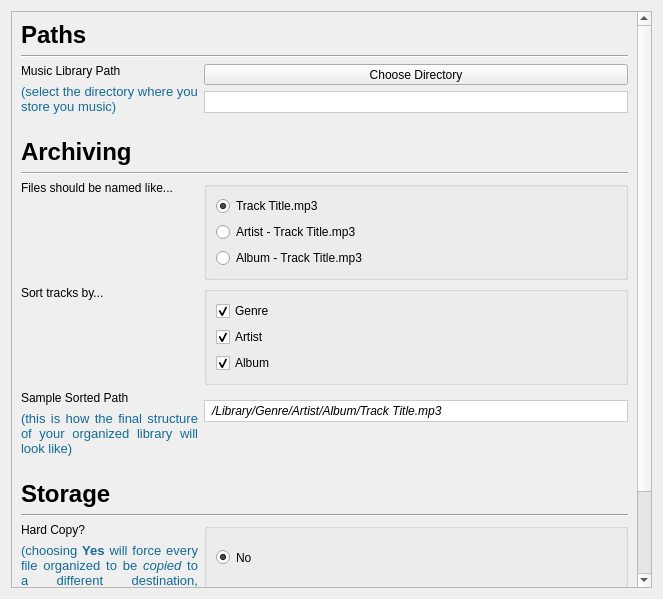
<?xml version="1.0" encoding="UTF-8"?>
<ui version="4.0">
 <class>Form</class>
 <widget class="QWidget" name="Form">
  <property name="geometry">
   <rect>
    <x>0</x>
    <y>0</y>
    <width>663</width>
    <height>599</height>
   </rect>
  </property>
  <property name="windowTitle">
   <string>Form</string>
  </property>
  <layout class="QGridLayout" name="gridLayout">
   <item row="0" column="0">
    <widget class="QScrollArea" name="scrollArea">
     <property name="sizePolicy">
      <sizepolicy hsizetype="Preferred" vsizetype="Preferred">
       <horstretch>0</horstretch>
       <verstretch>0</verstretch>
      </sizepolicy>
     </property>
     <property name="frameShadow">
      <enum>QFrame::Sunken</enum>
     </property>
     <property name="horizontalScrollBarPolicy">
      <enum>Qt::ScrollBarAlwaysOff</enum>
     </property>
     <property name="widgetResizable">
      <bool>true</bool>
     </property>
     <widget class="QWidget" name="scrollAreaWidgetContents">
      <property name="geometry">
       <rect>
        <x>0</x>
        <y>-148</y>
        <width>620</width>
        <height>723</height>
       </rect>
      </property>
      <layout class="QGridLayout" name="gridLayout_7">
       <item row="0" column="0">
        <layout class="QGridLayout" name="gridLayout_6">
         <property name="sizeConstraint">
          <enum>QLayout::SetMinAndMaxSize</enum>
         </property>
         <item row="0" column="0">
          <widget class="QLabel" name="label_5">
           <property name="styleSheet">
            <string notr="true">font-weight: bold;
font-size: 18pt;</string>
           </property>
           <property name="text">
            <string>Paths</string>
           </property>
           <property name="alignment">
            <set>Qt::AlignLeading|Qt::AlignLeft|Qt::AlignTop</set>
           </property>
          </widget>
         </item>
         <item row="1" column="0" colspan="2">
          <widget class="Line" name="line_2">
           <property name="orientation">
            <enum>Qt::Horizontal</enum>
           </property>
          </widget>
         </item>
         <item row="2" column="0">
          <layout class="QVBoxLayout" name="verticalLayout_9">
           <item>
            <widget class="QLabel" name="label_6">
             <property name="sizePolicy">
              <sizepolicy hsizetype="Preferred" vsizetype="Fixed">
               <horstretch>0</horstretch>
               <verstretch>0</verstretch>
              </sizepolicy>
             </property>
             <property name="text">
              <string>Music Library Path</string>
             </property>
             <property name="alignment">
              <set>Qt::AlignLeading|Qt::AlignLeft|Qt::AlignTop</set>
             </property>
            </widget>
           </item>
           <item>
            <widget class="QLabel" name="label_13">
             <property name="sizePolicy">
              <sizepolicy hsizetype="Preferred" vsizetype="Fixed">
               <horstretch>0</horstretch>
               <verstretch>0</verstretch>
              </sizepolicy>
             </property>
             <property name="text">
              <string>&lt;!DOCTYPE HTML PUBLIC &quot;-//W3C//DTD HTML 4.0//EN&quot; &quot;http://www.w3.org/TR/REC-html40/strict.dtd&quot;&gt;
&lt;html&gt;&lt;head&gt;&lt;meta name=&quot;qrichtext&quot; content=&quot;1&quot; /&gt;&lt;style type=&quot;text/css&quot;&gt;
p, li { white-space: pre-wrap; }
&lt;/style&gt;&lt;/head&gt;&lt;body style=&quot; font-family:'Lucida Grande'; font-size:13pt; font-weight:400; font-style:normal;&quot;&gt;
&lt;p style=&quot; margin-top:0px; margin-bottom:0px; margin-left:0px; margin-right:0px; -qt-block-indent:0; text-indent:0px;&quot;&gt;&lt;span style=&quot; font-size:10pt; color:#146b95;&quot;&gt;(select the directory where you store you music)&lt;/span&gt;&lt;/p&gt;&lt;/body&gt;&lt;/html&gt;</string>
             </property>
             <property name="textFormat">
              <enum>Qt::RichText</enum>
             </property>
             <property name="alignment">
              <set>Qt::AlignLeading|Qt::AlignLeft|Qt::AlignTop</set>
             </property>
             <property name="wordWrap">
              <bool>true</bool>
             </property>
            </widget>
           </item>
           <item>
            <spacer name="verticalSpacer_6">
             <property name="orientation">
              <enum>Qt::Vertical</enum>
             </property>
             <property name="sizeType">
              <enum>QSizePolicy::Fixed</enum>
             </property>
             <property name="sizeHint" stdset="0">
              <size>
               <width>20</width>
               <height>5</height>
              </size>
             </property>
            </spacer>
           </item>
          </layout>
         </item>
         <item row="2" column="1">
          <layout class="QVBoxLayout" name="verticalLayout_10">
           <item>
            <widget class="QToolButton" name="chooseLibraryPath">
             <property name="sizePolicy">
              <sizepolicy hsizetype="Preferred" vsizetype="Fixed">
               <horstretch>0</horstretch>
               <verstretch>0</verstretch>
              </sizepolicy>
             </property>
             <property name="text">
              <string>Choose Directory</string>
             </property>
            </widget>
           </item>
           <item>
            <widget class="QLineEdit" name="libraryPath">
             <property name="styleSheet">
              <string notr="true">border: 1px solid #ccc;
padding: 2px 5px;
font: italic;</string>
             </property>
             <property name="readOnly">
              <bool>true</bool>
             </property>
            </widget>
           </item>
           <item>
            <spacer name="verticalSpacer_5">
             <property name="orientation">
              <enum>Qt::Vertical</enum>
             </property>
             <property name="sizeType">
              <enum>QSizePolicy::Fixed</enum>
             </property>
             <property name="sizeHint" stdset="0">
              <size>
               <width>20</width>
               <height>5</height>
              </size>
             </property>
            </spacer>
           </item>
          </layout>
         </item>
         <item row="3" column="0" colspan="2">
          <spacer name="verticalSpacer">
           <property name="orientation">
            <enum>Qt::Vertical</enum>
           </property>
           <property name="sizeType">
            <enum>QSizePolicy::Fixed</enum>
           </property>
           <property name="sizeHint" stdset="0">
            <size>
             <width>20</width>
             <height>13</height>
            </size>
           </property>
          </spacer>
         </item>
         <item row="4" column="0">
          <widget class="QLabel" name="label_7">
           <property name="styleSheet">
            <string notr="true">font-weight: bold;
font-size: 18pt;</string>
           </property>
           <property name="text">
            <string>Archiving</string>
           </property>
           <property name="alignment">
            <set>Qt::AlignLeading|Qt::AlignLeft|Qt::AlignTop</set>
           </property>
          </widget>
         </item>
         <item row="5" column="0" colspan="2">
          <widget class="Line" name="line">
           <property name="orientation">
            <enum>Qt::Horizontal</enum>
           </property>
          </widget>
         </item>
         <item row="8" column="0">
          <layout class="QVBoxLayout" name="verticalLayout_8">
           <item>
            <widget class="QLabel" name="label_8">
             <property name="text">
              <string>Sample Sorted Path</string>
             </property>
            </widget>
           </item>
           <item>
            <widget class="QLabel" name="label_12">
             <property name="text">
              <string>&lt;!DOCTYPE HTML PUBLIC &quot;-//W3C//DTD HTML 4.0//EN&quot; &quot;http://www.w3.org/TR/REC-html40/strict.dtd&quot;&gt;
&lt;html&gt;&lt;head&gt;&lt;meta name=&quot;qrichtext&quot; content=&quot;1&quot; /&gt;&lt;style type=&quot;text/css&quot;&gt;
p, li { white-space: pre-wrap; }
&lt;/style&gt;&lt;/head&gt;&lt;body style=&quot; font-family:'Lucida Grande'; font-size:13pt; font-weight:400; font-style:normal;&quot;&gt;
&lt;p align=&quot;justify&quot; style=&quot; margin-top:0px; margin-bottom:0px; margin-left:0px; margin-right:0px; -qt-block-indent:0; text-indent:0px;&quot;&gt;&lt;span style=&quot; font-size:10pt; color:#146b95;&quot;&gt;(this is how the final structure of your organized library will look like)&lt;/span&gt;&lt;/p&gt;&lt;/body&gt;&lt;/html&gt;</string>
             </property>
             <property name="textFormat">
              <enum>Qt::RichText</enum>
             </property>
             <property name="wordWrap">
              <bool>true</bool>
             </property>
            </widget>
           </item>
           <item>
            <spacer name="verticalSpacer_7">
             <property name="orientation">
              <enum>Qt::Vertical</enum>
             </property>
             <property name="sizeType">
              <enum>QSizePolicy::Fixed</enum>
             </property>
             <property name="sizeHint" stdset="0">
              <size>
               <width>20</width>
               <height>5</height>
              </size>
             </property>
            </spacer>
           </item>
          </layout>
         </item>
         <item row="8" column="1">
          <layout class="QVBoxLayout" name="verticalLayout_7">
           <item>
            <widget class="QLineEdit" name="samplePath">
             <property name="sizePolicy">
              <sizepolicy hsizetype="Expanding" vsizetype="Fixed">
               <horstretch>0</horstretch>
               <verstretch>0</verstretch>
              </sizepolicy>
             </property>
             <property name="maximumSize">
              <size>
               <width>16777215</width>
               <height>16777215</height>
              </size>
             </property>
             <property name="styleSheet">
              <string notr="true">border: 1px solid #ccc;
padding: 2px 5px;
font: italic;</string>
             </property>
             <property name="text">
              <string>/Library/Genre/Artist/Album/Track Title.mp3</string>
             </property>
             <property name="readOnly">
              <bool>true</bool>
             </property>
            </widget>
           </item>
           <item>
            <spacer name="verticalSpacer_4">
             <property name="orientation">
              <enum>Qt::Vertical</enum>
             </property>
             <property name="sizeType">
              <enum>QSizePolicy::Preferred</enum>
             </property>
             <property name="sizeHint" stdset="0">
              <size>
               <width>20</width>
               <height>30</height>
              </size>
             </property>
            </spacer>
           </item>
          </layout>
         </item>
         <item row="9" column="0" colspan="2">
          <spacer name="verticalSpacer_2">
           <property name="orientation">
            <enum>Qt::Vertical</enum>
           </property>
           <property name="sizeType">
            <enum>QSizePolicy::Fixed</enum>
           </property>
           <property name="sizeHint" stdset="0">
            <size>
             <width>20</width>
             <height>13</height>
            </size>
           </property>
          </spacer>
         </item>
         <item row="10" column="0">
          <widget class="QLabel" name="label_9">
           <property name="styleSheet">
            <string notr="true">font-weight: bold;
font-size: 18pt;</string>
           </property>
           <property name="text">
            <string>Storage</string>
           </property>
           <property name="alignment">
            <set>Qt::AlignLeading|Qt::AlignLeft|Qt::AlignTop</set>
           </property>
          </widget>
         </item>
         <item row="11" column="0" colspan="2">
          <widget class="Line" name="line_3">
           <property name="orientation">
            <enum>Qt::Horizontal</enum>
           </property>
          </widget>
         </item>
         <item row="12" column="0">
          <layout class="QVBoxLayout" name="verticalLayout_5">
           <property name="sizeConstraint">
            <enum>QLayout::SetDefaultConstraint</enum>
           </property>
           <item>
            <widget class="QLabel" name="label_10">
             <property name="text">
              <string>Hard Copy?</string>
             </property>
            </widget>
           </item>
           <item>
            <widget class="QLabel" name="label_11">
             <property name="text">
              <string>&lt;!DOCTYPE HTML PUBLIC &quot;-//W3C//DTD HTML 4.0//EN&quot; &quot;http://www.w3.org/TR/REC-html40/strict.dtd&quot;&gt;
&lt;html&gt;&lt;head&gt;&lt;meta name=&quot;qrichtext&quot; content=&quot;1&quot; /&gt;&lt;style type=&quot;text/css&quot;&gt;
p, li { white-space: pre-wrap; }
&lt;/style&gt;&lt;/head&gt;&lt;body style=&quot; font-family:'Lucida Grande'; font-size:13pt; font-weight:400; font-style:normal;&quot;&gt;
&lt;p align=&quot;justify&quot; style=&quot; margin-top:0px; margin-bottom:0px; margin-left:0px; margin-right:0px; -qt-block-indent:0; text-indent:0px;&quot;&gt;&lt;span style=&quot; font-size:10pt; color:#146b95;&quot;&gt;(choosing &lt;/span&gt;&lt;span style=&quot; font-size:10pt; font-weight:600; color:#146b95;&quot;&gt;Yes &lt;/span&gt;&lt;span style=&quot; font-size:10pt; color:#146b95;&quot;&gt;will force every file organized to be &lt;/span&gt;&lt;span style=&quot; font-size:10pt; font-style:italic; color:#146b95;&quot;&gt;copied&lt;/span&gt;&lt;span style=&quot; font-size:10pt; color:#146b95;&quot;&gt; to a different destination, choosing &lt;/span&gt;&lt;span style=&quot; font-size:10pt; font-weight:600; color:#146b95;&quot;&gt;No&lt;/span&gt;&lt;span style=&quot; font-size:10pt; color:#146b95;&quot;&gt;, however, will allow your files to be  renamed and &lt;/span&gt;&lt;span style=&quot; font-size:10pt; font-style:italic; color:#146b95;&quot;&gt;moved&lt;/span&gt;&lt;span style=&quot; font-size:10pt; color:#146b95;&quot;&gt; directly)&lt;/span&gt;&lt;/p&gt;&lt;/body&gt;&lt;/html&gt;</string>
             </property>
             <property name="textFormat">
              <enum>Qt::RichText</enum>
             </property>
             <property name="alignment">
              <set>Qt::AlignLeading|Qt::AlignLeft|Qt::AlignTop</set>
             </property>
             <property name="wordWrap">
              <bool>true</bool>
             </property>
            </widget>
           </item>
           <item>
            <spacer name="verticalSpacer_8">
             <property name="orientation">
              <enum>Qt::Vertical</enum>
             </property>
             <property name="sizeType">
              <enum>QSizePolicy::Fixed</enum>
             </property>
             <property name="sizeHint" stdset="0">
              <size>
               <width>20</width>
               <height>0</height>
              </size>
             </property>
            </spacer>
           </item>
          </layout>
         </item>
         <item row="12" column="1">
          <layout class="QVBoxLayout" name="verticalLayout_3">
           <property name="sizeConstraint">
            <enum>QLayout::SetDefaultConstraint</enum>
           </property>
           <item>
            <widget class="QGroupBox" name="storageBox">
             <property name="title">
              <string/>
             </property>
             <layout class="QGridLayout" name="gridLayout_2">
              <item row="2" column="0">
               <widget class="QRadioButton" name="hardCopy">
                <property name="sizePolicy">
                 <sizepolicy hsizetype="Minimum" vsizetype="Preferred">
                  <horstretch>0</horstretch>
                  <verstretch>0</verstretch>
                 </sizepolicy>
                </property>
                <property name="text">
                 <string>Yes (not recommended)</string>
                </property>
                <property name="checked">
                 <bool>false</bool>
                </property>
                <property name="autoExclusive">
                 <bool>true</bool>
                </property>
               </widget>
              </item>
              <item row="0" column="0">
               <widget class="QRadioButton" name="softCopy">
                <property name="sizePolicy">
                 <sizepolicy hsizetype="Minimum" vsizetype="Preferred">
                  <horstretch>0</horstretch>
                  <verstretch>0</verstretch>
                 </sizepolicy>
                </property>
                <property name="text">
                 <string>No</string>
                </property>
                <property name="checkable">
                 <bool>true</bool>
                </property>
                <property name="checked">
                 <bool>true</bool>
                </property>
                <property name="autoExclusive">
                 <bool>true</bool>
                </property>
               </widget>
              </item>
              <item row="3" column="0">
               <spacer name="verticalSpacer_3">
                <property name="orientation">
                 <enum>Qt::Vertical</enum>
                </property>
                <property name="sizeType">
                 <enum>QSizePolicy::Ignored</enum>
                </property>
                <property name="sizeHint" stdset="0">
                 <size>
                  <width>20</width>
                  <height>0</height>
                 </size>
                </property>
               </spacer>
              </item>
             </layout>
             <zorder>hardCopy</zorder>
             <zorder>hardCopy</zorder>
             <zorder>softCopy</zorder>
             <zorder>verticalSpacer_3</zorder>
            </widget>
           </item>
          </layout>
         </item>
         <item row="13" column="0" colspan="2">
          <widget class="QPushButton" name="updatePreferences">
           <property name="minimumSize">
            <size>
             <width>0</width>
             <height>40</height>
            </size>
           </property>
           <property name="text">
            <string>Save Preferences</string>
           </property>
          </widget>
         </item>
         <item row="6" column="1">
          <layout class="QVBoxLayout" name="verticalLayout_2">
           <item>
            <widget class="QGroupBox" name="namingBox">
             <property name="title">
              <string/>
             </property>
             <layout class="QGridLayout" name="gridLayout_3">
              <item row="2" column="0">
               <widget class="QRadioButton" name="nameByAlbum">
                <property name="sizePolicy">
                 <sizepolicy hsizetype="Preferred" vsizetype="Preferred">
                  <horstretch>0</horstretch>
                  <verstretch>0</verstretch>
                 </sizepolicy>
                </property>
                <property name="text">
                 <string>Album - Track Title.mp3</string>
                </property>
                <property name="checked">
                 <bool>false</bool>
                </property>
                <property name="autoExclusive">
                 <bool>true</bool>
                </property>
               </widget>
              </item>
              <item row="1" column="0">
               <widget class="QRadioButton" name="nameByArtist">
                <property name="sizePolicy">
                 <sizepolicy hsizetype="Preferred" vsizetype="Preferred">
                  <horstretch>0</horstretch>
                  <verstretch>0</verstretch>
                 </sizepolicy>
                </property>
                <property name="text">
                 <string>Artist - Track Title.mp3</string>
                </property>
                <property name="autoExclusive">
                 <bool>true</bool>
                </property>
               </widget>
              </item>
              <item row="0" column="0">
               <widget class="QRadioButton" name="nameByTitle">
                <property name="sizePolicy">
                 <sizepolicy hsizetype="Preferred" vsizetype="Preferred">
                  <horstretch>0</horstretch>
                  <verstretch>0</verstretch>
                 </sizepolicy>
                </property>
                <property name="text">
                 <string>Track Title.mp3</string>
                </property>
                <property name="checkable">
                 <bool>true</bool>
                </property>
                <property name="checked">
                 <bool>true</bool>
                </property>
                <property name="autoExclusive">
                 <bool>true</bool>
                </property>
               </widget>
              </item>
             </layout>
            </widget>
           </item>
          </layout>
         </item>
         <item row="6" column="0">
          <widget class="QLabel" name="label_3">
           <property name="text">
            <string>Files should be named like...</string>
           </property>
           <property name="alignment">
            <set>Qt::AlignLeading|Qt::AlignLeft|Qt::AlignTop</set>
           </property>
           <property name="wordWrap">
            <bool>true</bool>
           </property>
          </widget>
         </item>
         <item row="7" column="1">
          <layout class="QVBoxLayout" name="verticalLayout_4">
           <property name="sizeConstraint">
            <enum>QLayout::SetDefaultConstraint</enum>
           </property>
           <item>
            <widget class="QGroupBox" name="groupBox">
             <property name="title">
              <string/>
             </property>
             <layout class="QGridLayout" name="gridLayout_4">
              <item row="0" column="0">
               <widget class="QCheckBox" name="sortByGenre">
                <property name="text">
                 <string>Genre</string>
                </property>
                <property name="checked">
                 <bool>true</bool>
                </property>
               </widget>
              </item>
              <item row="1" column="0">
               <widget class="QCheckBox" name="sortByArtist">
                <property name="text">
                 <string>Artist</string>
                </property>
                <property name="checked">
                 <bool>true</bool>
                </property>
               </widget>
              </item>
              <item row="2" column="0">
               <widget class="QCheckBox" name="sortByAlbum">
                <property name="text">
                 <string>Album</string>
                </property>
                <property name="checked">
                 <bool>true</bool>
                </property>
               </widget>
              </item>
             </layout>
            </widget>
           </item>
          </layout>
         </item>
         <item row="7" column="0">
          <widget class="QLabel" name="label_4">
           <property name="text">
            <string>Sort tracks by...</string>
           </property>
           <property name="alignment">
            <set>Qt::AlignLeading|Qt::AlignLeft|Qt::AlignTop</set>
           </property>
          </widget>
         </item>
        </layout>
       </item>
      </layout>
     </widget>
    </widget>
   </item>
  </layout>
 </widget>
 <resources/>
 <connections/>
</ui>
